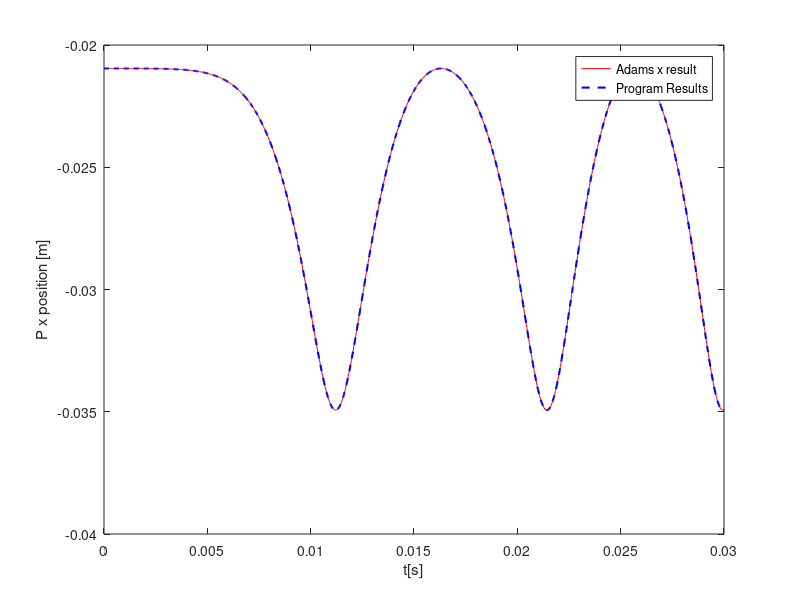
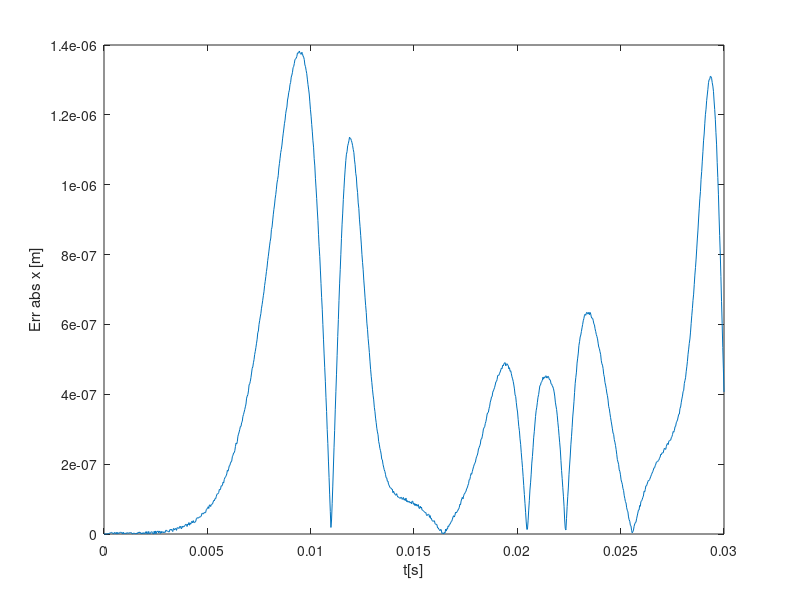
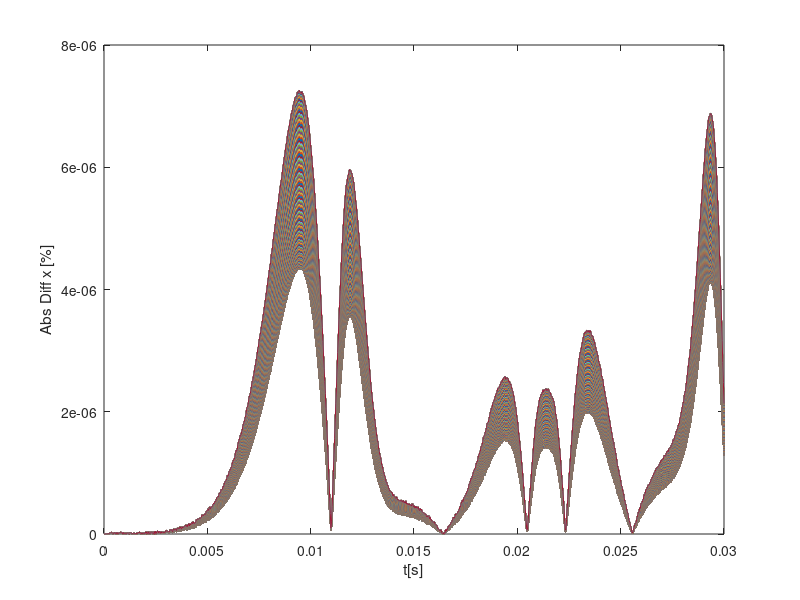
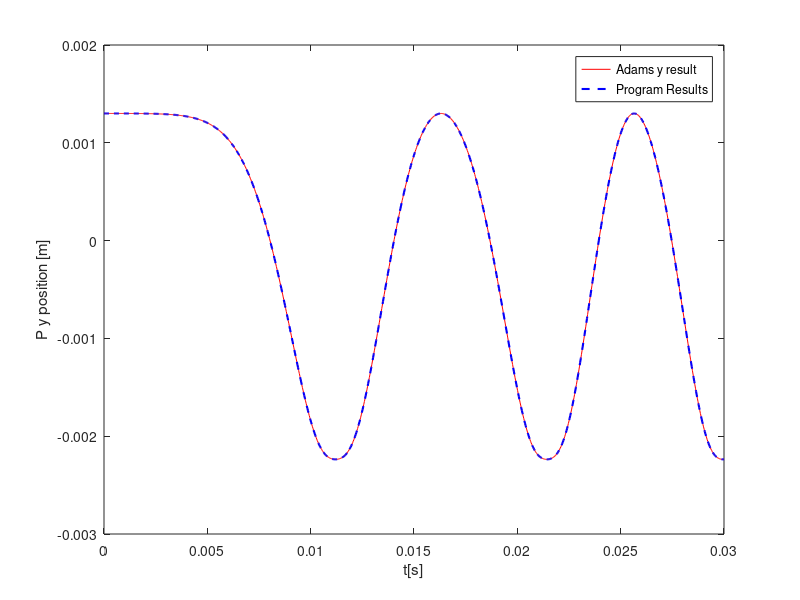

These figures' MATLAB source, in order:
%Plotter

clc
clear

addpath('Adams','03');

%% Adams Info
load('Adams_time.mat');
load('Adams_pxpos.mat');
load('Adams_pypos.mat');


%% Program Info
load('Points_03.mat');
load('Timevector_03.mat');

a = size(Points,2);

for j = 1:a
    pos = Points{1,j}(3).Position;
    pxpos(1,j) = pos(1,1);
    pypos(1,j) = pos(2,1);
end

pxpos = pxpos';
pypos = pypos';

%%  Error Calc

%Position Error
%Absolute
abserrx = abs(apxpos - pxpos);
abserry = abs(apypos - pypos);
%Percentage
pererrx = (abs(apxpos-pxpos)/abs(apxpos))*100;
pererry = (abs(apypos-pypos)/abs(apypos))*100;


%% xplot
str = 'X Plot';
figure('Name',str,'NumberTitle','off');

plot(atime,apxpos,'r');
xlabel('t[s]');
ylabel('P x position [m]');
hold on
plot(timevector,pxpos,'--b','LineWidth',1.5);
legend('Adams x result','Program Results');
axis auto
hold off

%% X - Error Plot
str = 'X Error';
figure('Name',str,'NumberTitle','off');

plot(atime,abserrx);
xlabel('t[s]');
ylabel('Err abs x [m]');
axis auto

%% X - Error Plot %
str = '% X Error';
figure('Name',str,'NumberTitle','off');

plot(atime,pererrx);
xlabel('t[s]');
ylabel('Abs Diff x [%]');
axis auto

%% yplot
str = 'Y Plot';
figure('Name',str,'NumberTitle','off');

plot(atime,apypos,'r');
xlabel('t[s]');
ylabel('P y position [m]');
hold on
plot(timevector,pypos,'--b','LineWidth',1.5);
legend('Adams y result','Program Results');
axis auto
hold off

%% Y - Error Plot
str = 'Y Error';
figure('Name',str,'NumberTitle','off');

plot(atime,abserry);
xlabel('t[s]');
ylabel('Err abs y [m]');
axis auto

%% Y - % Error Plot
str = '% Y Error';
figure('Name',str,'NumberTitle','off');

plot(atime,pererry);
xlabel('t[s]');
ylabel('Abs Diff y [%]');
axis auto
